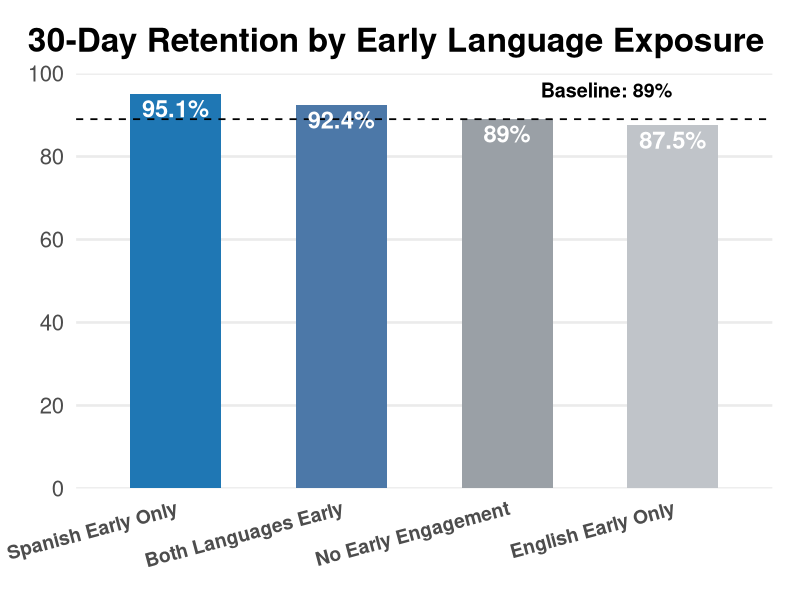
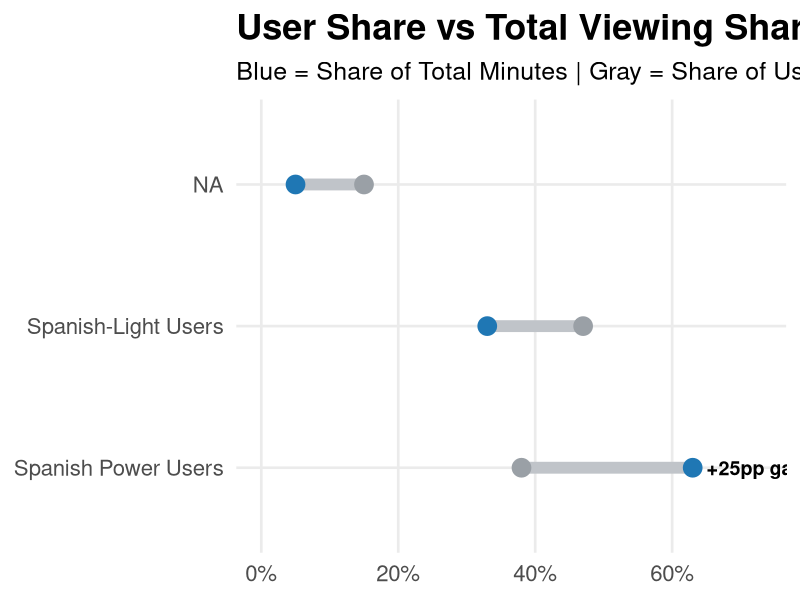
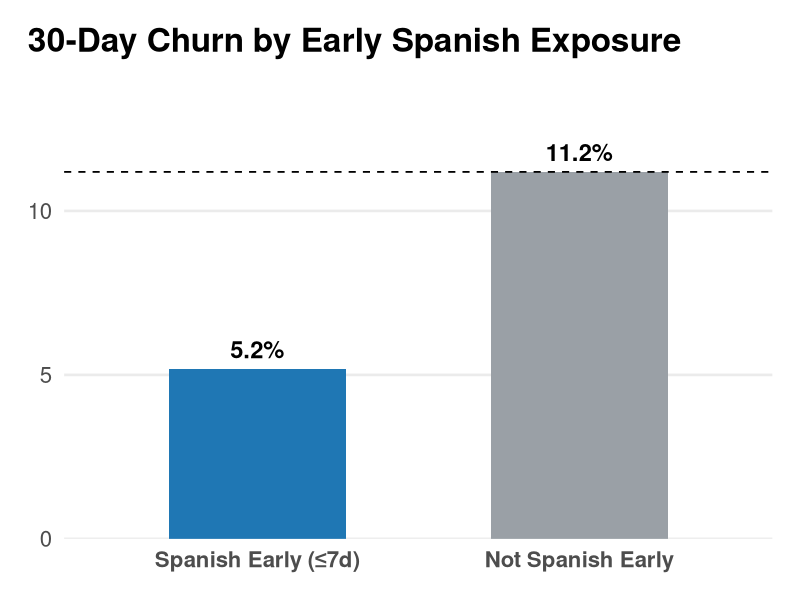

R code for these plots, in order:
## ---- chunk 1
library(readr)
library(dplyr)
library(ggplot2)
library(scales)

## ---- chunk 2
library(readr)
library(dplyr)
library(ggplot2)
library(scales)

kpi <- read_csv("data/clean_retention_early_group_30d.csv") %>%
  mutate(
    retention = retention_30d * 100,
    group = early_group
  ) %>%
  arrange(desc(retention)) %>%
  mutate(group = factor(group, levels = group))

group_colors <- c(
  "Spanish Early Only" = "#1f77b4",
  "Both Languages Early" = "#4c78a8",
  "No Early Engagement" = "#9aa0a6",
  "English Early Only" = "#c0c4c9"
)

base_theme <- theme_minimal(base_size = 20) +
  theme(
    panel.grid.major.x = element_blank(),
    panel.grid.minor = element_blank(),
    axis.title.x = element_blank(),
    axis.text.x = element_text(face = "bold"),
    axis.title.y = element_text(face = "bold"),
    plot.title = element_text(face = "bold", size = 24),
    plot.title.position = "plot",
    legend.position = "none"
  )

# Baseline reference line
baseline <- kpi$retention[kpi$group == "No Early Engagement"][1]

ggplot(kpi, aes(x = group, y = retention, fill = group)) +
  geom_col(width = 0.55) +
  
  # Thinner dashed baseline
  geom_hline(
    yintercept = baseline,
    linetype = "dashed",
    linewidth = 0.6,   # thinner line
    color = "black"
  ) +
  
  geom_text(
    aes(label = paste0(round(retention, 1), "%")),
    vjust = 1.3,
    color = "white",
    size = 6,
    fontface = "bold"
  ) +
  
  # Baseline label moved to right side and above line
annotate(
  "text",
  x = length(levels(kpi$group)),  # far right category
  y = baseline + 7,               # slightly above dashed line
  label = paste0("Baseline: ", round(baseline, 1), "%"),
  hjust = 1,                      # right-align text
  size = 5,
  fontface = "bold",
  color = "black"
)+
  
  scale_fill_manual(values = group_colors) +
  scale_y_continuous(
    limits = c(0, 100),
    breaks = seq(0, 100, 20),
    expand = c(0, 0)
  ) +
  labs(
    title = "30-Day Retention by Early Language Exposure",
    y = NULL
  ) +
  base_theme +
  theme(
    axis.text.x = element_text(size = 14, angle = 15, hjust = 1),
    plot.margin = margin(20, 20, 20, 20)
  )
## ---- chunk 3
library(dplyr)
library(tidyr)
library(ggplot2)
library(scales)
library(readr)

cluster_profile <- read_csv("data/cluster_profile.csv") %>%
  mutate(
    pct_users = as.numeric(sub("%","", pct_users)) / 100,
    pct_total_minutes = as.numeric(sub("%","", pct_total_minutes)) / 100
  ) %>%
  mutate(
    cluster_name = recode(cluster_name,
      "English-First / At-Risk" = "Low-Engagement Users"
    )
  ) %>%
  mutate(
    cluster_name = factor(cluster_name, levels = c(
      "Spanish Power Users",
      "Spanish-Light Users",
      "English-Dominant Users"
    ))
  )

cluster_profile <- cluster_profile %>%
  mutate(gap = pct_total_minutes - pct_users)

# Identify segment with largest positive gap
top_gap <- cluster_profile %>%
  arrange(desc(gap)) %>%
  slice(1)

ggplot(cluster_profile, aes(y = cluster_name)) +
  
  geom_segment(
    aes(x = pct_users, xend = pct_total_minutes, yend = cluster_name),
    linewidth = 4,
    color = "#c0c4c9"
  ) +
  
  geom_point(aes(x = pct_users), size = 6, color = "#9aa0a6") +
  geom_point(aes(x = pct_total_minutes), size = 6, color = "#1f77b4") +
  
  # Gap annotation
  annotate(
    "text",
    x = top_gap$pct_total_minutes + 0.02,
    y = top_gap$cluster_name,
    label = paste0("+", round(top_gap$gap * 100, 1), "pp gap"),
    fontface = "bold",
    size = 5,
    hjust = 0
  ) +
  
  scale_x_continuous(
    labels = scales::percent_format(accuracy = 1),
    limits = c(0, max(cluster_profile$pct_total_minutes) + 0.1)
  ) +
  
  labs(
    title = "User Share vs Total Viewing Share",
    subtitle = "Blue = Share of Total Minutes | Gray = Share of Users",
    x = NULL,
    y = NULL
  ) +
  
  theme_minimal(base_size = 20) +
  theme(
    plot.title = element_text(face = "bold", size = 26),
    plot.subtitle = element_text(size = 18),
    panel.grid.minor = element_blank()
  )


## ---- chunk 4
library(readr)
library(dplyr)
library(ggplot2)
library(scales)

churn_kpi <- read_csv("data/churn_spanish_early_30d.csv") %>%
  mutate(
    group = ifelse(spanish_early == 1, "Spanish Early (≤7d)", "Not Spanish Early"),
    churn = churn_30d * 100
  ) %>%
  select(group, users, churn) %>%
  mutate(group = factor(group, levels = c("Spanish Early (≤7d)", "Not Spanish Early")))

group_colors <- c(
  "Spanish Early (≤7d)" = "#1f77b4",
  "Not Spanish Early"   = "#9aa0a6"
)

baseline <- churn_kpi$churn[churn_kpi$group == "Not Spanish Early"][1]

ggplot(churn_kpi, aes(x = group, y = churn, fill = group)) +
  geom_col(width = 0.55) +
  
  # Baseline (Not Spanish Early)
  geom_hline(
    yintercept = baseline,
    linetype = "dashed",
    linewidth = 0.6,
    color = "black"
  ) +
  
  # % labels above bars
  geom_text(
    aes(label = paste0(round(churn, 1), "%")),
    vjust = -0.6,
    color = "black",
    size = 6,
    fontface = "bold"
  ) +
  
  # Baseline label on right side, slightly above line

  
  scale_fill_manual(values = group_colors) +
  scale_y_continuous(
    limits = c(0, max(churn_kpi$churn) + 3),
    breaks = seq(0, 20, 5),
    expand = c(0, 0)
  ) +
  labs(
    title = "30-Day Churn by Early Spanish Exposure",
    y = NULL
  ) +
  theme_minimal(base_size = 20) +
  theme(
    panel.grid.major.x = element_blank(),
    panel.grid.minor = element_blank(),
    axis.title.x = element_blank(),
    axis.text.x = element_text(face = "bold", size = 16),
    plot.title = element_text(face = "bold", size = 24),
    plot.title.position = "plot",
    legend.position = "none",
    plot.margin = margin(20, 20, 20, 20)
  )
